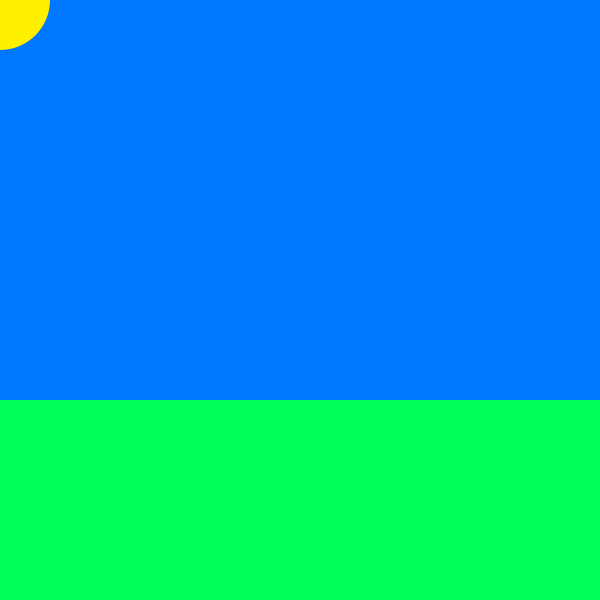
Frame 1 (no input)
Frame 60 (the mouse pressed at the canvas centre just before this capture): identical to frame 1, image omitted
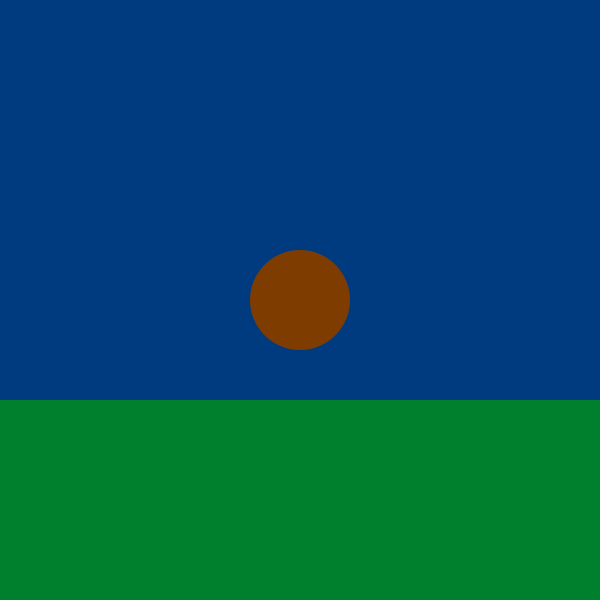
Frame 120 (the mouse held since frame 60 and released just before this capture)

The Processing sketch that drew these frames (run headless with seeded random() and noise(); from frame 60 on, the mouse is pressed at the canvas centre):

// Processing sketch: sunsetting
// ── sunsetting.pde
/**

Simple Processing Sketch: creates an ellipse (sun) to follow the mouse.
The mouse's position moves the sun as well as changes the time of day based
off of the y-position of the mouse. The shapes are drawn in HSB rather than RGB
so that the movement controls the brightness as well as the hue.

**/

void setup(){
 size(600,600); 
 colorMode(HSB); 
}

void draw(){
  noStroke();
  // maps from mouseY to 0 so that it is darkest near the bottom
  // maps the brightness between 255 and 0
 float b = map(mouseY, 0,height,255,0); 
 //makes an yellow-orange color
 float sun = map(mouseY,0,height,40,0);
  background(150,255,b);
  fill(sun,255,b);
  ellipse(mouseX, mouseY, 100,100);
  fill(100,255,b);
  rect(0,400,width,200);
  
}
